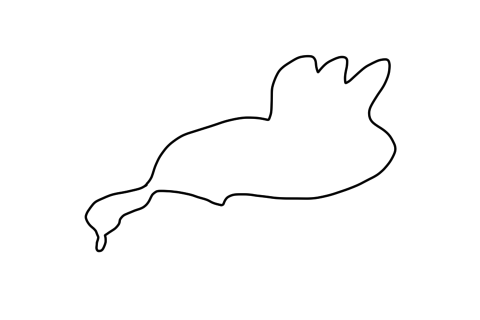

Rendered tile map (Tiled .tmx) drawn with the repository's tilesets; below, a short description and the map source with its tile grids summarised:
An orthogonal 30x20 tile map with 16x16 px tiles, 1 tile layer (background) and 96 objects.

<map version="1.0" orientation="orthogonal" width="30" height="20" tilewidth="16" tileheight="16">
 <tileset firstgid="1" name="biwako" tilewidth="16" tileheight="16">
  <image source="biwako.png" width="480" height="320" />
 </tileset>
 <layer name="background" width="30" height="20">
  <data>[600 cells, 600 non-empty, 599 distinct tile ids]</data>
 </layer>
 <objectgroup name="frames" width="30" height="20" visible="0">
  <object x="376" y="76" />
  <object x="358" y="92" />
  <object x="339" y="90" />
  <object x="333" y="71" />
  <object x="315" y="86" />
  <object x="304" y="71" />
  <object x="288" y="84" />
  <object x="284" y="108" />
  <object x="271" y="129" />
  <object x="254" y="130" />
  <object x="232" y="129" />
  <object x="213" y="137" />
  <object x="195" y="146" />
  <object x="175" y="153" />
  <object x="161" y="173" />
  <object x="145" y="185" width="9" height="9" />
  <object x="136" y="200" />
  <object x="118" y="204" />
  <object x="101" y="217" />
  <object x="99" y="225" width="6" height="20" />
  <object x="180" y="181" />
  <object x="203" y="186" />
  <object x="224" y="187" />
  <object x="245" y="181" />
  <object x="264" y="181" />
  <object x="280" y="189" />
  <object x="297" y="189" />
  <object x="316" y="186" />
  <object x="333" y="179" />
  <object x="349" y="171" />
  <object x="365" y="166" />
  <object x="378" y="157" />
  <object x="379" y="141" />
  <object x="363" y="129" />
  <object x="357" y="113" />
 </objectgroup>
 <objectgroup name="waypoints" width="30" height="20" visible="0">
  <object x="326" y="93" />
  <object x="295" y="155" />
  <object x="217" y="162" />
  <object x="151" y="191" />
  <object x="101" y="223" />
 </objectgroup>
 <objectgroup name="bornpoints" width="30" height="20">
  <object x="3" y="-32" />
  <object x="46" y="-33" />
  <object x="90" y="-31" />
  <object x="131" y="-30" />
  <object x="174" y="-30" />
  <object x="211" y="-30" />
  <object x="251" y="-30" />
  <object x="285" y="-30" />
  <object x="322" y="-30" />
  <object x="360" y="-31" />
  <object x="396" y="-31" />
  <object x="426" y="-31" />
  <object x="463" y="-31" />
  <object x="491" y="-30" />
  <object x="505" y="-4" />
  <object x="504" y="26" />
  <object x="511" y="57" />
  <object x="510" y="87" />
  <object x="511" y="121" />
  <object x="512" y="147" />
  <object x="512" y="176" />
  <object x="514" y="207" />
  <object x="514" y="231" />
  <object x="513" y="256" />
  <object x="513" y="289" />
  <object x="513" y="313" />
  <object x="513" y="339" />
  <object x="480" y="351" />
  <object x="454" y="359" />
  <object x="425" y="355" />
  <object x="389" y="353" />
  <object x="355" y="353" />
  <object x="322" y="353" />
  <object x="296" y="355" />
  <object x="266" y="355" />
  <object x="234" y="355" />
  <object x="209" y="355" />
  <object x="179" y="355" />
  <object x="147" y="355" />
  <object x="119" y="355" />
  <object x="84" y="351" />
  <object x="53" y="353" />
  <object x="19" y="356" />
  <object x="-10" y="355" />
  <object x="-36" y="346" />
  <object x="-29" y="316" />
  <object x="-36" y="287" />
  <object x="-37" y="258" />
  <object x="-37" y="224" />
  <object x="-40" y="186" />
  <object x="-40" y="153" />
  <object x="-40" y="110" />
  <object x="-40" y="71" />
  <object x="-40" y="37" />
  <object x="-40" y="1" />
  <object x="-21" y="-22" />
 </objectgroup>
</map>